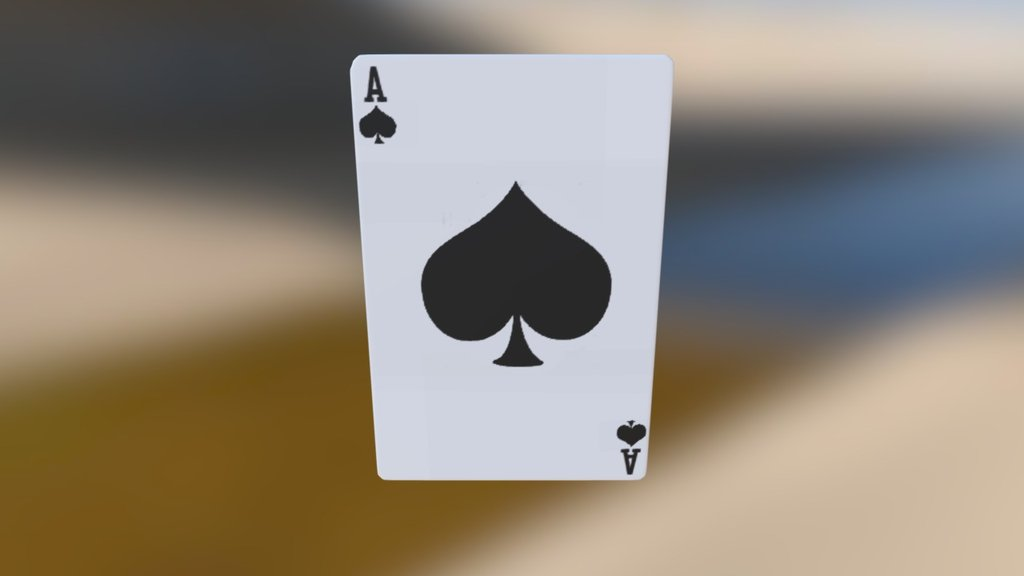
#> input picture test_folder/card1.jpeg, 1024 x 576 px, found by its file name
$ python 6_warp_prespective.py
#> lines starting #> are read from the running program, lines starting #| are printed output that depends on the picture
import cv2
import numpy as np
img = cv2.imread("c:/opencv/test_folder/card1.jpeg")
#> img is the input picture: shape (576, 1024, 3); mean B, G, R 121, 134.3, 143.7

width,height  = 250,350

pts1 = np.float32([[353,60],[669,61],[380,481],[643,480]])
pts2 = np.float32([[0,0],[width,0],[0,height],[width,height]])
matrix = cv2.getPerspectiveTransform(pts1,pts2)
imgOutput = cv2.warpPerspective(img,matrix,(width,height))
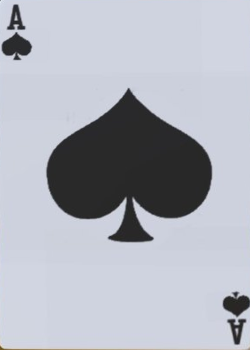
#> imgOutput: shape (350, 250, 3); mean B, G, R 187.8, 178.1, 175

cv2.imshow("output",imgOutput)

cv2.imshow("img",img)
cv2.waitKey(0)
